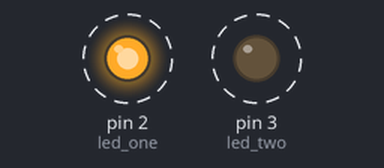
A sketch run on a simulated Arduino Uno, built with avr-gcc and run on an emulated ATmega328P. Shown: output pins drawn as LEDs (lit = HIGH). Dashed ring = blinking.

Above: at 0.2 s.
Timing chart, 0 to 3.0 s (numbered marks = the images above):
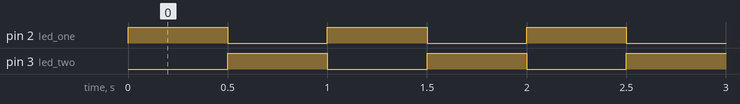

Measured:
- by itself, pin 2 (led_one), pin 3 (led_two): alternates HIGH for 0.50 s and LOW for 0.50 s

The sketch:

03_two_LEDs.ino
```cpp
// the one LED is connected to Pin 2 of the Arduino and
// the second to Pin 3

int led_one = 2;
int led_two = 3;

void setup() {
  // set up LED as OUTPUT
  pinMode(led_one, OUTPUT);
  pinMode(led_two, OUTPUT);
}

void loop() {
  digitalWrite(led_one, HIGH);
  digitalWrite(led_two, LOW);
  delay(500);    // wait 0.5 second
  digitalWrite(led_one, LOW);
  digitalWrite(led_two, HIGH);
  delay(500);    // wait 0.5 second
}
```
